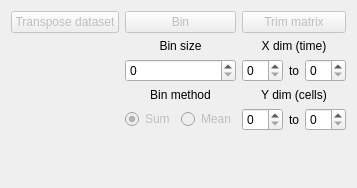
             <widget class="QWidget" name="tab_36">
              <attribute name="title">
               <string>Edit variable</string>
              </attribute>
              <layout class="QGridLayout" name="gridLayout_5">
               <item row="0" column="1">
                <widget class="QPushButton" name="edit_btn_bin">
                 <property name="enabled">
                  <bool>false</bool>
                 </property>
                 <property name="toolTip">
                  <string>&lt;html&gt;&lt;head/&gt;&lt;body&gt;&lt;p&gt;Bin matrix on the x axis. &lt;/p&gt;&lt;p&gt;Useful for electrical recordings.&lt;/p&gt;&lt;/body&gt;&lt;/html&gt;</string>
                 </property>
                 <property name="text">
                  <string>Bin</string>
                 </property>
                </widget>
               </item>
               <item row="1" column="1">
                <widget class="QLabel" name="label_16">
                 <property name="text">
                  <string>Bin size</string>
                 </property>
                 <property name="alignment">
                  <set>Qt::AlignCenter</set>
                 </property>
                </widget>
               </item>
               <item row="0" column="2">
                <widget class="QPushButton" name="edit_btn_trim">
                 <property name="enabled">
                  <bool>false</bool>
                 </property>
                 <property name="toolTip">
                  <string>Trim dataset to use only certain range of your data.
Use it to remove part of your dataset.</string>
                 </property>
                 <property name="text">
                  <string>Trim matrix</string>
                 </property>
                </widget>
               </item>
               <item row="1" column="2">
                <widget class="QLabel" name="edit_trim_x_lbl">
                 <property name="sizePolicy">
                  <sizepolicy hsizetype="Minimum" vsizetype="Preferred">
                   <horstretch>0</horstretch>
                   <verstretch>0</verstretch>
                  </sizepolicy>
                 </property>
                 <property name="text">
                  <string>X dim (time)</string>
                 </property>
                 <property name="alignment">
                  <set>Qt::AlignCenter</set>
                 </property>
                </widget>
               </item>
               <item row="0" column="0">
                <widget class="QPushButton" name="btn_edit_transpose">
                 <property name="enabled">
                  <bool>false</bool>
                 </property>
                 <property name="toolTip">
                  <string>&lt;html&gt;&lt;head/&gt;&lt;body&gt;&lt;p&gt;Transpose the dataset currently in the preview. &lt;/p&gt;&lt;p&gt;&lt;span style=&quot; font-weight:700;&quot;&gt;It actually modifies the stored data.&lt;/span&gt;&lt;/p&gt;&lt;p&gt;Use it to match the interpretation of your data.&lt;/p&gt;&lt;p&gt;Use the axes labels as a guide.&lt;/p&gt;&lt;/body&gt;&lt;/html&gt;</string>
                 </property>
                 <property name="text">
                  <string>Transpose dataset</string>
                 </property>
                </widget>
               </item>
               <item row="2" column="1">
                <widget class="QSpinBox" name="edit_edit_binsize">
                 <property name="correctionMode">
                  <enum>QAbstractSpinBox::CorrectToNearestValue</enum>
                 </property>
                </widget>
               </item>
               <item row="3" column="1">
                <widget class="QLabel" name="label_19">
                 <property name="toolTip">
                  <string>Method to use for the binning process.</string>
                 </property>
                 <property name="toolTipDuration">
                  <number>5000</number>
                 </property>
                 <property name="text">
                  <string>Bin method</string>
                 </property>
                 <property name="alignment">
                  <set>Qt::AlignCenter</set>
                 </property>
                </widget>
               </item>
               <item row="4" column="1">
                <widget class="QWidget" name="widget_4" native="true">
                 <layout class="QHBoxLayout" name="horizontalLayout_13">
                  <property name="leftMargin">
                   <number>0</number>
                  </property>
                  <property name="topMargin">
                   <number>0</number>
                  </property>
                  <property name="rightMargin">
                   <number>0</number>
                  </property>
                  <property name="bottomMargin">
                   <number>0</number>
                  </property>
                  <item>
                   <widget class="QRadioButton" name="edit_radio_sum">
                    <property name="enabled">
                     <bool>false</bool>
                    </property>
                    <property name="toolTip">
                     <string>This option sums the values of every bin.</string>
                    </property>
                    <property name="text">
                     <string>Sum</string>
                    </property>
                    <property name="checked">
                     <bool>true</bool>
                    </property>
                   </widget>
                  </item>
                  <item>
                   <widget class="QRadioButton" name="edit_radio_mean">
                    <property name="enabled">
                     <bool>false</bool>
                    </property>
                    <property name="toolTip">
                     <string>This option uses the mean of each bin.</string>
                    </property>
                    <property name="text">
                     <string>Mean</string>
                    </property>
                   </widget>
                  </item>
                 </layout>
                </widget>
               </item>
               <item row="5" column="1" rowspan="2">
                <spacer name="verticalSpacer_9">
                 <property name="orientation">
                  <enum>Qt::Vertical</enum>
                 </property>
                 <property name="sizeHint" stdset="0">
                  <size>
                   <width>20</width>
                   <height>40</height>
                  </size>
                 </property>
                </spacer>
               </item>
               <item row="2" column="2">
                <widget class="QWidget" name="widget_2" native="true">
                 <property name="sizePolicy">
                  <sizepolicy hsizetype="Minimum" vsizetype="Preferred">
                   <horstretch>0</horstretch>
                   <verstretch>0</verstretch>
                  </sizepolicy>
                 </property>
                 <layout class="QHBoxLayout" name="horizontalLayout_12">
                  <property name="leftMargin">
                   <number>0</number>
                  </property>
                  <property name="topMargin">
                   <number>0</number>
                  </property>
                  <property name="rightMargin">
                   <number>0</number>
                  </property>
                  <property name="bottomMargin">
                   <number>0</number>
                  </property>
                  <item>
                   <widget class="QSpinBox" name="edit_edit_xstart"/>
                  </item>
                  <item>
                   <widget class="QLabel" name="label_40">
                    <property name="sizePolicy">
                     <sizepolicy hsizetype="Maximum" vsizetype="Preferred">
                      <horstretch>0</horstretch>
                      <verstretch>0</verstretch>
                     </sizepolicy>
                    </property>
                    <property name="text">
                     <string>to</string>
                    </property>
                   </widget>
                  </item>
                  <item>
                   <widget class="QSpinBox" name="edit_edit_xend"/>
                  </item>
                 </layout>
                </widget>
               </item>
               <item row="3" column="2">
                <widget class="QLabel" name="edit_trim_y_lbl">
                 <property name="sizePolicy">
                  <sizepolicy hsizetype="Minimum" vsizetype="Preferred">
                   <horstretch>0</horstretch>
                   <verstretch>0</verstretch>
                  </sizepolicy>
                 </property>
                 <property name="text">
                  <string>Y dim (cells)</string>
                 </property>
                 <property name="alignment">
                  <set>Qt::AlignCenter</set>
                 </property>
                </widget>
               </item>
               <item row="4" column="2">
                <widget class="QWidget" name="widget_3" native="true">
                 <property name="sizePolicy">
                  <sizepolicy hsizetype="Minimum" vsizetype="Preferred">
                   <horstretch>0</horstretch>
                   <verstretch>0</verstretch>
                  </sizepolicy>
                 </property>
                 <layout class="QHBoxLayout" name="horizontalLayout_3">
                  <property name="leftMargin">
                   <number>0</number>
                  </property>
                  <property name="topMargin">
                   <number>0</number>
                  </property>
                  <property name="rightMargin">
                   <number>0</number>
                  </property>
                  <property name="bottomMargin">
                   <number>0</number>
                  </property>
                  <item>
                   <widget class="QSpinBox" name="edit_edit_ystart"/>
                  </item>
                  <item>
                   <widget class="QLabel" name="label_41">
                    <property name="sizePolicy">
                     <sizepolicy hsizetype="Maximum" vsizetype="Preferred">
                      <horstretch>0</horstretch>
                      <verstretch>0</verstretch>
                     </sizepolicy>
                    </property>
                    <property name="text">
                     <string>to</string>
                    </property>
                   </widget>
                  </item>
                  <item>
                   <widget class="QSpinBox" name="edit_edit_yend"/>
                  </item>
                 </layout>
                </widget>
               </item>
              </layout>
             </widget>
